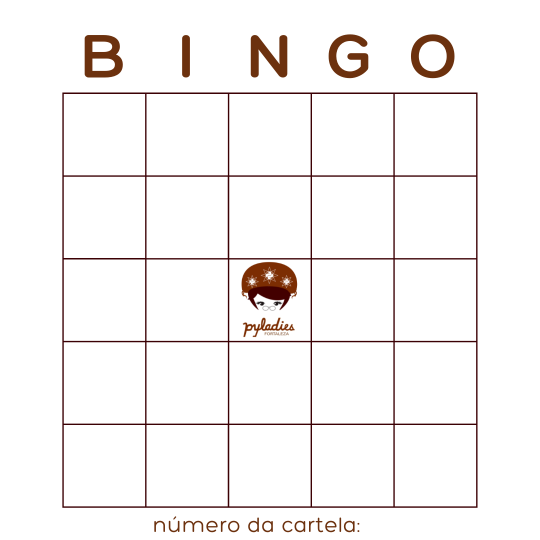
#> input picture assets/cartela.png, 1080 x 1080 px (shown at 1/2 size)
$ python bingo.py
#> lines starting #> are read from the running program, lines starting #| are printed output that depends on the picture
#!/usr/bin/python
# -*- coding: utf-8 -*-

import os
import random
from PIL import ImageFont, ImageDraw, Image


# TODO: refatorar absolutamente tudo
def gerar_cartelas(quantidade_cartelas=1, numero_inicial=1):
    def desenhar_rodape(desenho, numero_inicial):
        xcor = 750
        ycor = 1015
        fonte = ImageFont.truetype("assets/Dunkin.otf", 40)
        desenho.text(
            (xcor, ycor), str(numero_inicial), font=fonte, fill=(108, 49, 14, 255)
        )
        return desenho

    def desenhar(valores_bingo, numero_inicial):
#> called with numero_inicial = 1
        cartela = Image.open("assets/cartela.png")
#> cartela is the input picture: PIL image 1080x1080 RGBA; mean R, G, B, A 247, 244.2, 243.5, 255
        desenho = ImageDraw.Draw(cartela)
        fonte = ImageFont.truetype("assets/Dunkin.otf", 80)

        # o resultado fica [[b], [i], [n], [g], [o]]
        # a 'linha' é relativa à letra, por isso é de cima para baixo
        delta = 160
        x = 10

        for indice_c, coluna in enumerate(valores_bingo):
            x += delta
            y = 225
            for indice_l, linha in enumerate(coluna):
                if indice_c == indice_l == 2:
                    # também soma aqui por causa do quadrado do meio
                    y += delta
                desenho.text((x, y), str(linha), font=fonte, fill=(108, 49, 14, 255))
                y += delta
#> after the loop, x = 810

        desenhar_rodape(desenho, numero_inicial)
        cartela.save(f"assets/cartelas_geradas/{numero_inicial}.png")
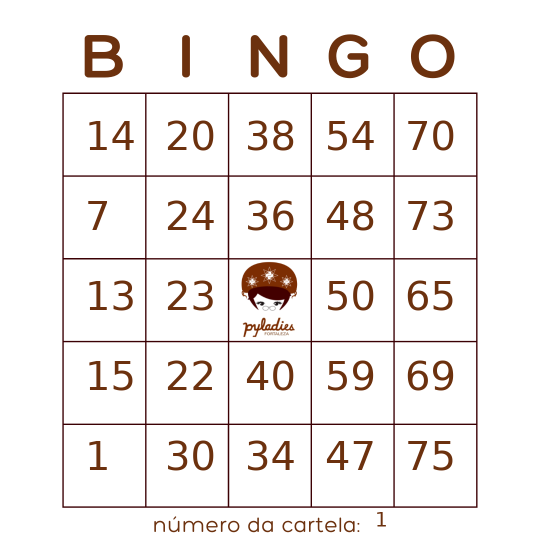
#> saved as 1.png: PIL image 1080x1080 RGBA (shown at 1/2 size); mean R, G, B, A 241.9, 237, 235.1, 255

    def embaralhar(quantidade_cartelas, numero_inicial):
        while quantidade_cartelas:
            # print(numero_inicial)
            valores_bingo = [
                random.sample(range(1, 16), 5),
                random.sample(range(16, 31), 5),
                random.sample(range(31, 46), 4),
                random.sample(range(46, 61), 5),
                random.sample(range(61, 76), 5),
            ]
            quantidade_cartelas -= 1
            desenhar(valores_bingo, numero_inicial)
            numero_inicial += 1  # pode começar com valor diferente de 1

    embaralhar(quantidade_cartelas=quantidade_cartelas, numero_inicial=numero_inicial)


def juntar_em_pdf():
    os.chdir("assets/cartelas_geradas/")
    cartelas = os.listdir()

#> (the run stopped early here; a loop or call above may not have finished)
